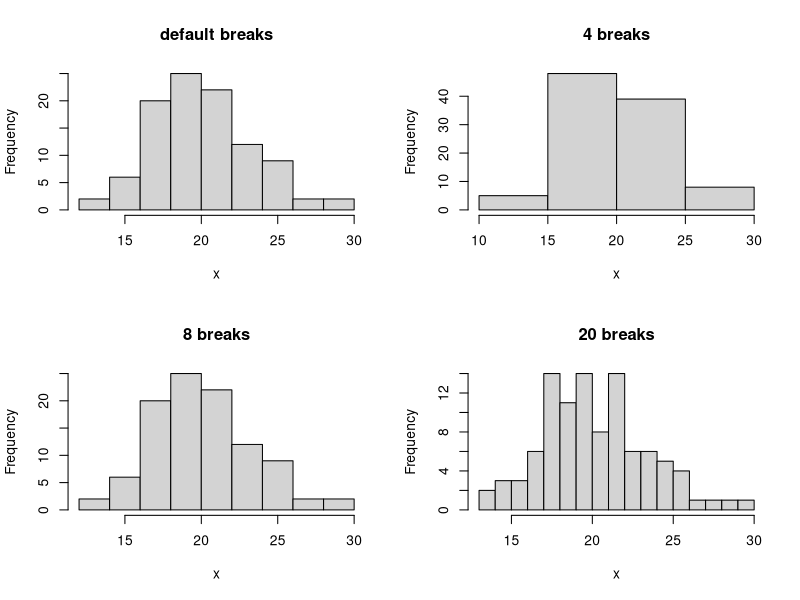
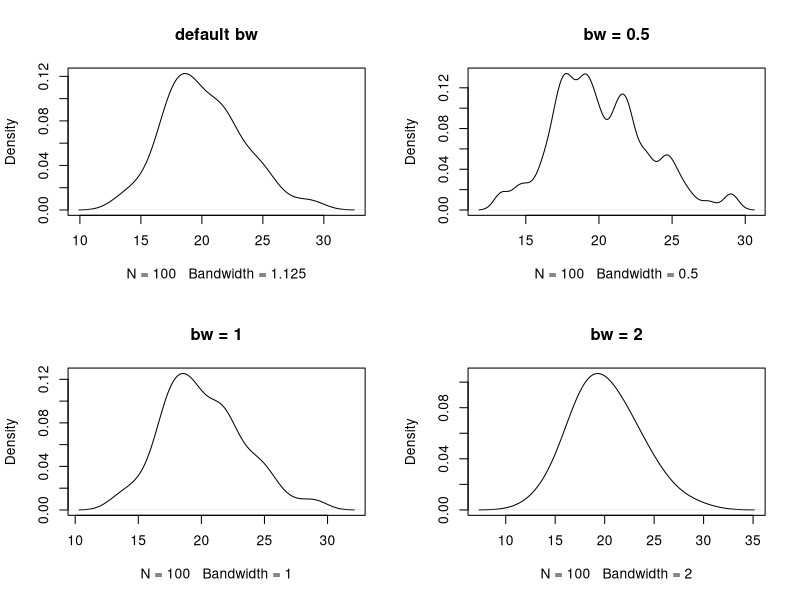
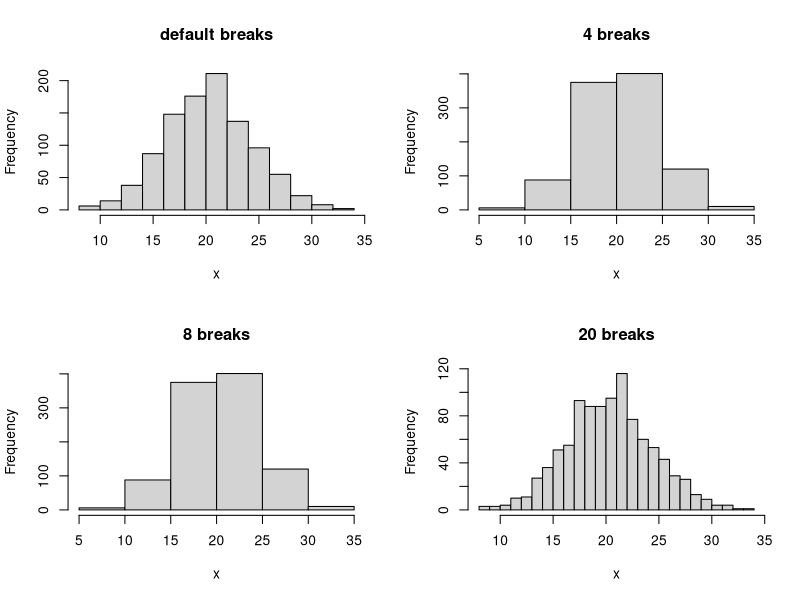
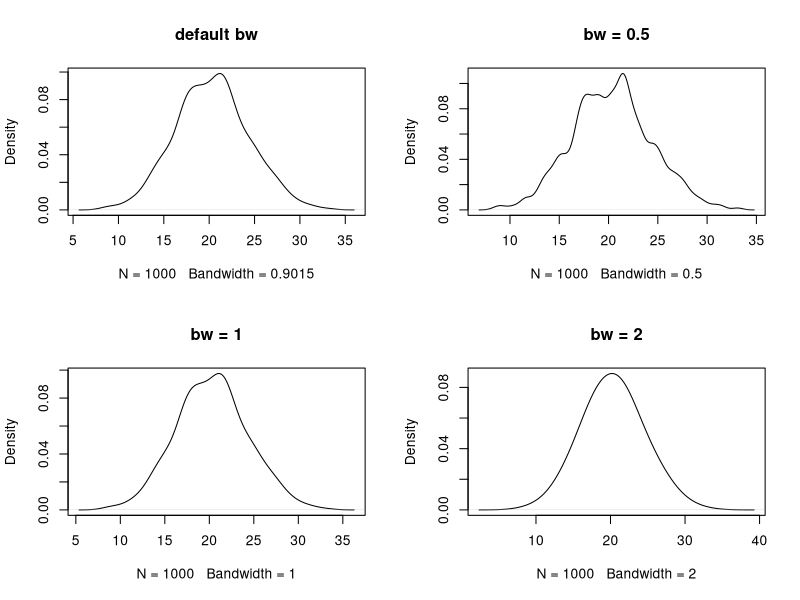

Write the R code that produced these figures, in order.
x <- rnorm(100, 20, 4)

par(mfrow=c(2,2))
hist(x, main="default breaks")
hist(x, breaks=4, main = "4 breaks")
hist(x, breaks=8, main = "8 breaks")
hist(x, breaks=20, main = "20 breaks")

par(mfrow=c(2,2))
plot(density(x), main="default bw")
plot(density(x, bw=0.5), main="bw = 0.5")
plot(density(x, bw=1), main="bw = 1")
plot(density(x, bw=2), main="bw = 2")


# repeat with sample size = 1000

x <- rnorm(1000, 20, 4)

par(mfrow=c(2,2))
hist(x, main="default breaks")
hist(x, breaks=4, main = "4 breaks")
hist(x, breaks=8, main = "8 breaks")
hist(x, breaks=20, main = "20 breaks")

par(mfrow=c(2,2))
plot(density(x), main="default bw")
plot(density(x, bw=0.5), main="bw = 0.5")
plot(density(x, bw=1), main="bw = 1")
plot(density(x, bw=2), main="bw = 2")